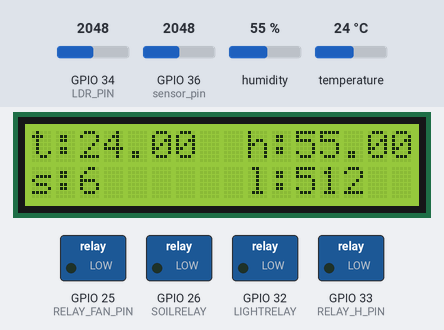
Simulated run of this sketch. Board: ESP32. Parts: 16×2 character LCD, switched loads named in the sketch (green lamp = pin HIGH). The test bench sets the inputs (shaded band); at power-on: humidity 55 %, GPIO 34 (LDR_PIN) = 2048, GPIO 36 (sensor_pin) = 2048, temperature 24 °C (analog values on the 0–4095 scale). What the sketch prints to the serial monitor is not drawn.

Above: at 3.7 s.
3.8 s: humidity set to 75 %
At 5.9 s:
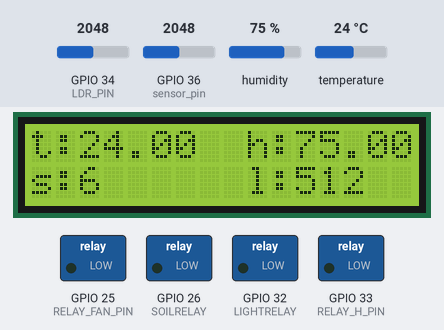
6.7 s: humidity set to 78 %
At 9.9 s:
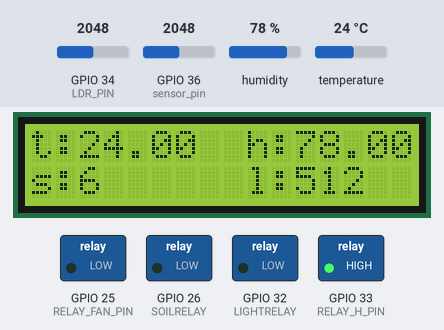
10.9 s: GPIO 34 (LDR_PIN) set to 1647
At 12.5 s:
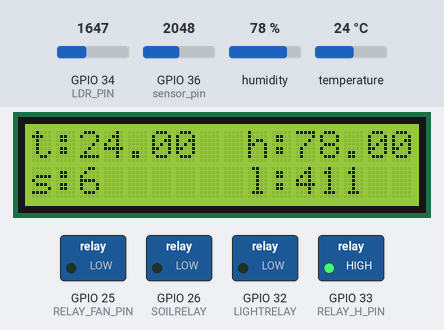
13.1 s: GPIO 34 (LDR_PIN) set to 1531
At 14.9 s:
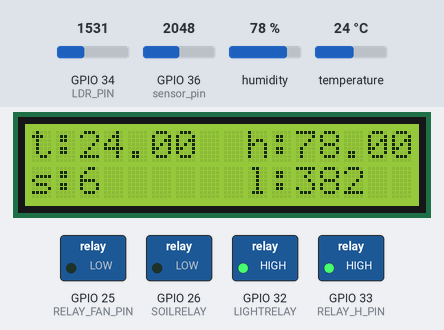
15.2 s: GPIO 36 (sensor_pin) set to 2851
At 18.1 s:
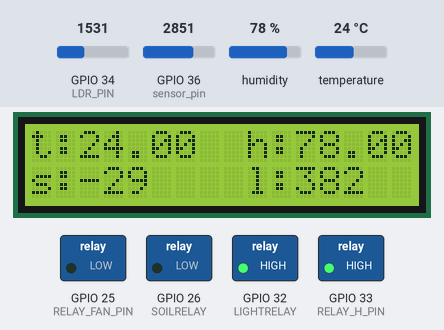
18.4 s: GPIO 36 (sensor_pin) set to 2945
At 21.4 s:
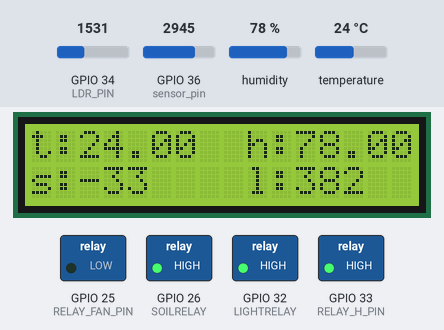
Timing chart, 0 to 22.5 s (numbered marks = the images above; inputs shaded):
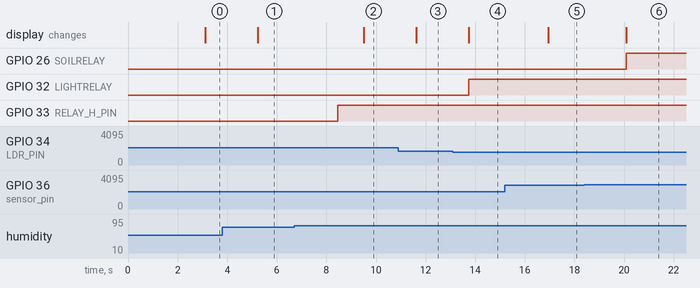

Measured:
- the behaviour switches between 76 and 77 % on humidity (found by bisection; images 1 and 2)
- the behaviour switches between 1600 and 1599 on GPIO 34 (LDR_PIN) (found by bisection; images 3 and 4)
- the behaviour switches between 2883 and 2884 on GPIO 36 (sensor_pin) (found by bisection; images 5 and 6)
- after the input at 3.8 s, the display: changes after 1.4 s (image 1)
- after the input at 6.7 s, GPIO 33 (RELAY_H_PIN): LOW → HIGH after 1.8 s; the display: changes after 2.8 s (image 2)
- after the input at 10.9 s, the display: changes after 0.72 s (image 3)
- after the input at 13.1 s, GPIO 32 (LIGHTRELAY): LOW → HIGH after 0.65 s; the display: changes after 0.65 s (image 4)
- after the input at 15.2 s, the display: changes after 1.7 s (image 5)
- after the input at 18.4 s, GPIO 26 (SOILRELAY): LOW → HIGH after 1.7 s; the display: changes after 1.7 s (image 6)

The sketch:

soil_mosture.ino
```cpp
#include <DHT.h>
#include <LiquidCrystal_I2C.h>

// set the LCD number of columns and rows
int lcdColumns = 16;
int lcdRows = 2;
int sensor_pin = 36;
int value ;
int sensorValue;
const int LDR_PIN = 34;

// set LCD address, number of columns and rows
// if you don't know your display address, run an I2C scanner sketch
LiquidCrystal_I2C lcd(0x27, lcdColumns, lcdRows);

#define RELAY_FAN_PIN 25 // ESP32 pin connected to relay
#define RELAY_H_PIN 33 // ESP32 pin connected to relay
#define LIGHTRELAY 32 // ESP32 pin connected to relay
#define SOILRELAY 26 // ESP32 pin connected to relay


#define DHT_SENSOR_PIN 14 // ESP32 pin connected to DHT sensor
#define DHT_SENSOR_TYPE DHT11

#define TEMP_UPPER_THRESHOLD  30 // upper t=emperature threshold
#define highhumid  35 // upper t=emperature threshold


DHT dht_sensor(DHT_SENSOR_PIN, DHT_SENSOR_TYPE);

void setup() {
   // initialize LCD
  lcd.init();
  // turn on LCD backlight
  lcd.backlight();
  Serial.begin(9600); // initialize serial
  dht_sensor.begin(); // initialize the DHT sensor
  Serial.println("Reading");
  delay(2000);
  pinMode(RELAY_FAN_PIN,OUTPUT);
  pinMode(RELAY_H_PIN,OUTPUT);
    pinMode(LIGHTRELAY,OUTPUT);
        pinMode(SOILRELAY,OUTPUT);


  analogReadResolution(10);

}

void loop() {

  float temperature = dht_sensor.readTemperature();;  // read temperature in Celsius
   float h = dht_sensor.readHumidity();
  if (isnan(temperature)) {
    Serial.println("Failed to read from DHT sensor!");
  } else {
    if (temperature > TEMP_UPPER_THRESHOLD) {
      Serial.println("Turn the fan on");
      digitalWrite(RELAY_FAN_PIN, HIGH); // turn on
    } else if (temperature < TEMP_UPPER_THRESHOLD) {
      Serial.println("Turn the fan off");
      digitalWrite(RELAY_FAN_PIN, LOW ); // turn off
    }
  }
  Serial.println(temperature);
  if (isnan(h)) {
    Serial.println("Failed to read from DHT sensor!");
  } else {
    if (h > 76) {
      Serial.println("Turn the fan on");
      digitalWrite(RELAY_H_PIN, HIGH); // turn on
    } else if (h < 76) {
      Serial.println("Turn the fan off");
      digitalWrite(RELAY_H_PIN, LOW ); // turn off
    }
  }
  Serial.println(h);

  value= analogRead(sensor_pin);
  value = map(value,550,0,0,100);
  Serial.print("Moisture : ");
  Serial.print(value);
  Serial.println("%");
  delay(1000);
   int LDR_Reading = analogRead(LDR_PIN);
   float LDR_Voltage = ((float)LDR_Reading*3.3/1023);
   Serial.print("light intensity : ");Serial.print(LDR_Reading);
   // Serial.print("light intensity : ");
  //Serial.print(sensorValue, DEC); // prints the value read
  Serial.print(" \n"); // prints a space between the numbers
  //delay(1000); // wait 100ms for next reading
  // wait a 2 seconds between readings
  //delay(2000);
   // set cursor to first column, first row
  lcd.setCursor(0, 0);
  // print message
  lcd.print("t:" );
  lcd.print(temperature);

  lcd.setCursor(9,0);
  lcd.print("h:");
  lcd.print(h);
  lcd.setCursor(0,1);
  lcd.print("s:");
  lcd.print(value);
    lcd.print(" ");
  lcd.setCursor(9,1);
  lcd.print("l:");
  lcd.print(LDR_Reading);
  lcd.print(" ");
//  sprintf(buffer,"%4d',LDR_Reading);
   if (LDR_Reading < 400) {
      Serial.println("Turn the fan on");
      digitalWrite(LIGHTRELAY, HIGH); // turn on
    } else if (LDR_Reading > 400) {
      Serial.println("Turn the fan off");
      digitalWrite(LIGHTRELAY, LOW ); // turn off
    }

    if (value < -30) {
      Serial.println("Turn the fan on");
      digitalWrite(SOILRELAY, HIGH); // turn on
    } else if (value > -20) {
      Serial.println("Turn the fan off");
      digitalWrite(SOILRELAY, LOW ); // turn off
    }

}
```
